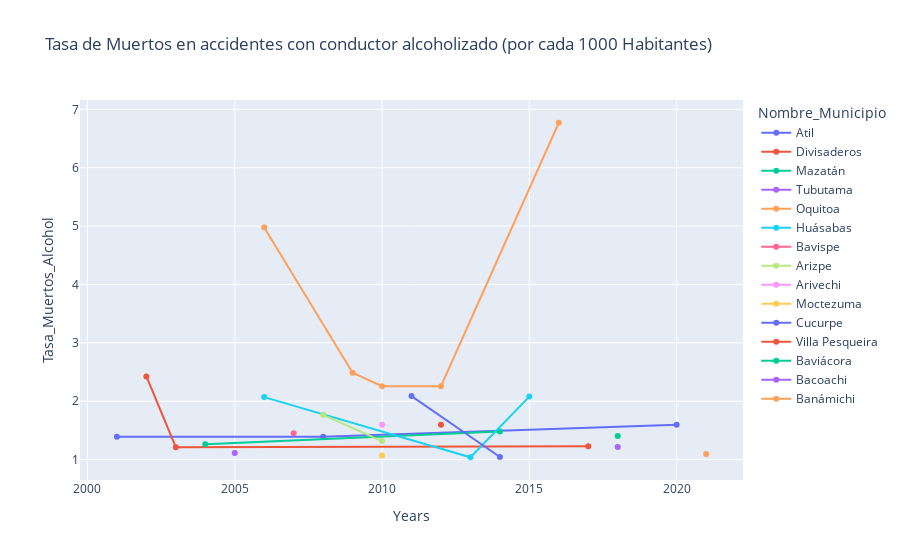

The notebook cell saved with this chart:
### Code cell
# fig = px.scatter(df_Sonora_Tasa_Heridos_Al, x="Years", y="Tasa_Muertos_Alcohol", color="Nombre_Municipio",
# title="Tasa de Heridos en accidentes con conductor alcoholizado (por cada 1000 Habitantes)")
# fig.show()

fig = px.line(df_Sonora_Tasa_Muertes_Al, x="Years", y="Tasa_Muertos_Alcohol", color="Nombre_Municipio", markers="True",
title="Tasa de Muertos en accidentes con conductor alcoholizado (por cada 1000 Habitantes) ")
fig.show()
# df_Sonora_Tasa_Muertes

### Figure 1 — Plotly figure (JSON) as saved in the notebook; plotly's stock layout.template omitted (floating-point values rounded to 4 significant figures)
{"data": [{"hovertemplate": "Nombre_Municipio=Atil<br>Years=%{x}<br>Tasa_Muertos_Alcohol=%{y}<extra></extra>", "legendgroup": "Atil", "line": {"color": "#636efa", "dash": "solid"}, "marker": {"symbol": "circle"}, "mode": "lines+markers", "name": "Atil", "orientation": "v", "showlegend": true, "type": "scatter", "x": [2001, 2008, 2020], "xaxis": "x", "y": [1.393, 1.393, 1.597], "yaxis": "y"}, {"hovertemplate": "Nombre_Municipio=Divisaderos<br>Years=%{x}<br>Tasa_Muertos_Alcohol=%{y}<extra></extra>", "legendgroup": "Divisaderos", "line": {"color": "#EF553B", "dash": "solid"}, "marker": {"symbol": "circle"}, "mode": "lines+markers", "name": "Divisaderos", "orientation": "v", "showlegend": true, "type": "scatter", "x": [2002, 2003, 2017], "xaxis": "x", "y": [2.424, 1.212, 1.23], "yaxis": "y"}, {"hovertemplate": "Nombre_Municipio=Mazatán<br>Years=%{x}<br>Tasa_Muertos_Alcohol=%{y}<extra></extra>", "legendgroup": "Mazatán", "line": {"color": "#00cc96", "dash": "solid"}, "marker": {"symbol": "circle"}, "mode": "lines+markers", "name": "Mazatán", "orientation": "v", "showlegend": true, "type": "scatter", "x": [2004, 2014], "xaxis": "x", "y": [1.263, 1.481], "yaxis": "y"}, {"hovertemplate": "Nombre_Municipio=Tubutama<br>Years=%{x}<br>Tasa_Muertos_Alcohol=%{y}<extra></extra>", "legendgroup": "Tubutama", "line": {"color": "#ab63fa", "dash": "solid"}, "marker": {"symbol": "circle"}, "mode": "lines+markers", "name": "Tubutama", "orientation": "v", "showlegend": true, "type": "scatter", "x": [2005], "xaxis": "x", "y": [1.112], "yaxis": "y"}, {"hovertemplate": "Nombre_Municipio=Oquitoa<br>Years=%{x}<br>Tasa_Muertos_Alcohol=%{y}<extra></extra>", "legendgroup": "Oquitoa", "line": {"color": "#FFA15A", "dash": "solid"}, "marker": {"symbol": "circle"}, "mode": "lines+markers", "name": "Oquitoa", "orientation": "v", "showlegend": true, "type": "scatter", "x": [2006, 2009, 2010, 2012, 2016], "xaxis": "x", "y": [4.975, 2.488, 2.257, 2.257, 6.772], "yaxis": "y"}, {"hovertemplate": "Nombre_Municipio=Huásabas<br>Years=%{x}<br>Tasa_Muertos_Alcohol=%{y}<extra></extra>", "legendgroup": "Huásabas", "line": {"color": "#19d3f3", "dash": "solid"}, "marker": {"symbol": "circle"}, "mode": "lines+markers", "name": "Huásabas", "orientation": "v", "showlegend": true, "type": "scatter", "x": [2006, 2013, 2015], "xaxis": "x", "y": [2.07, 1.04, 2.079], "yaxis": "y"}, {"hovertemplate": "Nombre_Municipio=Bavispe<br>Years=%{x}<br>Tasa_Muertos_Alcohol=%{y}<extra></extra>", "legendgroup": "Bavispe", "line": {"color": "#FF6692", "dash": "solid"}, "marker": {"symbol": "circle"}, "mode": "lines+markers", "name": "Bavispe", "orientation": "v", "showlegend": true, "type": "scatter", "x": [2007], "xaxis": "x", "y": [1.452], "yaxis": "y"}, {"hovertemplate": "Nombre_Municipio=Arizpe<br>Years=%{x}<br>Tasa_Muertos_Alcohol=%{y}<extra></extra>", "legendgroup": "Arizpe", "line": {"color": "#B6E880", "dash": "solid"}, "marker": {"symbol": "circle"}, "mode": "lines+markers", "name": "Arizpe", "orientation": "v", "showlegend": true, "type": "scatter", "x": [2008, 2010], "xaxis": "x", "y": [1.767, 1.317], "yaxis": "y"}, {"hovertemplate": "Nombre_Municipio=Arivechi<br>Years=%{x}<br>Tasa_Muertos_Alcohol=%{y}<extra></extra>", "legendgroup": "Arivechi", "line": {"color": "#FF97FF", "dash": "solid"}, "marker": {"symbol": "circle"}, "mode": "lines+markers", "name": "Arivechi", "orientation": "v", "showlegend": true, "type": "scatter", "x": [2010], "xaxis": "x", "y": [1.596], "yaxis": "y"}, {"hovertemplate": "Nombre_Municipio=Moctezuma<br>Years=%{x}<br>Tasa_Muertos_Alcohol=%{y}<extra></extra>", "legendgroup": "Moctezuma", "line": {"color": "#FECB52", "dash": "solid"}, "marker": {"symbol": "circle"}, "mode": "lines+markers", "name": "Moctezuma", "orientation": "v", "showlegend": true, "type": "scatter", "x": [2010], "xaxis": "x", "y": [1.068], "yaxis": "y"}, {"hovertemplate": "Nombre_Municipio=Cucurpe<br>Years=%{x}<br>Tasa_Muertos_Alcohol=%{y}<extra></extra>", "legendgroup": "Cucurpe", "line": {"color": "#636efa", "dash": "solid"}, "marker": {"symbol": "circle"}, "mode": "lines+markers", "name": "Cucurpe", "orientation": "v", "showlegend": true, "type": "scatter", "x": [2011, 2014], "xaxis": "x", "y": [2.088, 1.044], "yaxis": "y"}, {"hovertemplate": "Nombre_Municipio=Villa Pesqueira<br>Years=%{x}<br>Tasa_Muertos_Alcohol=%{y}<extra></extra>", "legendgroup": "Villa Pesqueira", "line": {"color": "#EF553B", "dash": "solid"}, "marker": {"symbol": "circle"}, "mode": "lines+markers", "name": "Villa Pesqueira", "orientation": "v", "showlegend": true, "type": "scatter", "x": [2012], "xaxis": "x", "y": [1.595], "yaxis": "y"}, {"hovertemplate": "Nombre_Municipio=Baviácora<br>Years=%{x}<br>Tasa_Muertos_Alcohol=%{y}<extra></extra>", "legendgroup": "Baviácora", "line": {"color": "#00cc96", "dash": "solid"}, "marker": {"symbol": "circle"}, "mode": "lines+markers", "name": "Baviácora", "orientation": "v", "showlegend": true, "type": "scatter", "x": [2018], "xaxis": "x", "y": [1.404], "yaxis": "y"}, {"hovertemplate": "Nombre_Municipio=Bacoachi<br>Years=%{x}<br>Tasa_Muertos_Alcohol=%{y}<extra></extra>", "legendgroup": "Bacoachi", "line": {"color": "#ab63fa", "dash": "solid"}, "marker": {"symbol": "circle"}, "mode": "lines+markers", "name": "Bacoachi", "orientation": "v", "showlegend": true, "type": "scatter", "x": [2018], "xaxis": "x", "y": [1.215], "yaxis": "y"}, {"hovertemplate": "Nombre_Municipio=Banámichi<br>Years=%{x}<br>Tasa_Muertos_Alcohol=%{y}<extra></extra>", "legendgroup": "Banámichi", "line": {"color": "#FFA15A", "dash": "solid"}, "marker": {"symbol": "circle"}, "mode": "lines+markers", "name": "Banámichi", "orientation": "v", "showlegend": true, "type": "scatter", "x": [2021], "xaxis": "x", "y": [1.096], "yaxis": "y"}], "layout": {"legend": {"title": {"text": "Nombre_Municipio"}, "tracegroupgap": 0}, "title": {"text": "Tasa de Muertos en accidentes con conductor alcoholizado (por cada 1000 Habitantes) "}, "xaxis": {"anchor": "y", "domain": [0, 1], "title": {"text": "Years"}}, "yaxis": {"anchor": "x", "domain": [0, 1], "title": {"text": "Tasa_Muertos_Alcohol"}}}}
